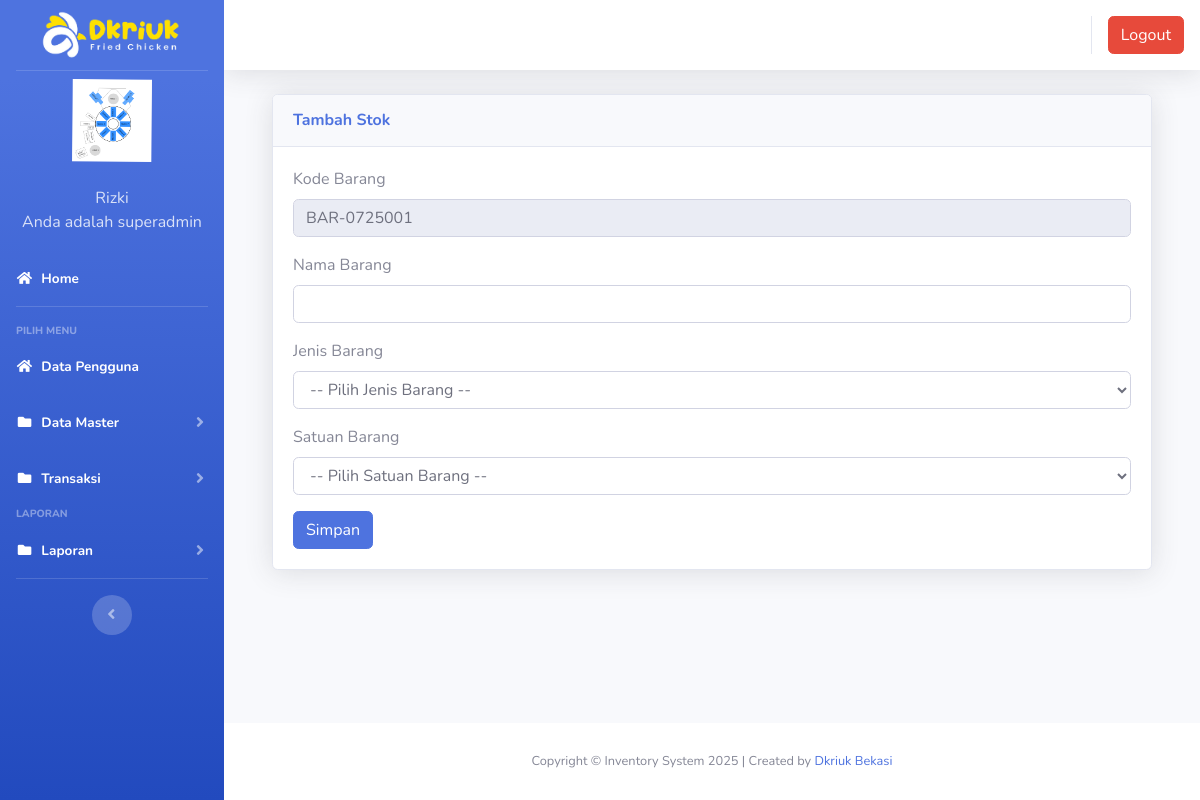
The page /index3.php?page=gudang&aksi=tambahgudang (signed in) on the database its author committed.
### tables this page shows
CREATE TABLE IF NOT EXISTS `users` (
  `id` int(11) NOT NULL AUTO_INCREMENT,
  `nik` varchar(10) NOT NULL,
  `nama` varchar(100) NOT NULL,
  `alamat` varchar(200) NOT NULL,
  `telepon` varchar(100) NOT NULL,
  `username` varchar(100) NOT NULL,
  `password` varchar(100) NOT NULL,
  `level` varchar(25) NOT NULL DEFAULT 'member',
  `foto` varchar(255) NOT NULL,
  PRIMARY KEY (`id`)
);

### page/gudang/tambahgudang.php (the view, shortened to what this page needs)
<?php
$koneksi = new mysqli("localhost","pora5278_fahmi","Au1b839@@","pora5278_inventrizki");
$no = mysqli_query($koneksi, "select kode_barang from gudang order by kode_barang desc limit 1");
$kdbarang = mysqli_fetch_array($no);
$bulan = date("m");
$tahun = date("y");
if ($kdbarang && $kdbarang['kode_barang']) {
    $kode = $kdbarang['kode_barang'];
    $urut = (int)substr($kode, 8, 3);
    $tambah = $urut + 1;
} else {
    $tambah = 1;
}
if(strlen($tambah) == 1){
    $format = "BAR-".$bulan.$tahun."00".$tambah;
} else if(strlen($tambah) == 2){
    $format = "BAR-".$bulan.$tahun."0".$tambah;
} else{
    $format = "BAR-".$bulan.$tahun.$tambah;
}
?>
<div class="container-fluid">
  <div class="card shadow mb-4">
    <div class="card-header py-3">
      <h6 class="m-0 font-weight-bold text-primary">Tambah Stok</h6>
    </div>
    <div class="card-body">
      <div class="table-responsive">
        <div class="body">
          <form method="POST" enctype="multipart/form-data">
            <label for="">Kode Barang</label>
            <div class="form-group">
              <div class="form-line">
                <input type="text" name="kode_barang" class="form-control" id="kode_barang" value="<?php echo $format; ?>" readonly />
              </div>
            </div>
            <label for="">Nama Barang</label>
            <div class="form-group">
              <div class="form-line">
                <input type="text" name="nama_barang" class="form-control" required />
              </div>
            </div>
            <label for="">Jenis Barang</label>
            <div class="form-group">
              <div class="form-line">
                <select name="jenis_barang" class="form-control" required>
                  <option value="">-- Pilih Jenis Barang  --</option>
                </select>
              </div>
            </div>
            <label for="">Satuan Barang</label>
            <div class="form-group">
              <div class="form-line">
                <select name="satuan" class="form-control" required>
                  <option value="">-- Pilih Satuan Barang --</option>
                </select>
              </div>
            </div>
            <input type="submit" name="simpan" value="Simpan" class="btn btn-primary">
          </form>
        </div>
      </div>
    </div>
  </div>
</div>

### index3.php (shortened to what this page needs)
<?php
	$koneksi = new mysqli("localhost","pora5278_fahmi","Au1b839@@","pora5278_inventrizki");
	?>
<!DOCTYPE html>
<html lang="en">
<head>
  <link href="vendor/fontawesome-free/css/all.min.css" rel="stylesheet" type="text/css">
  <link href="css/sb-admin-2.min.css" rel="stylesheet">
  <link href="vendor/datatables/dataTables.bootstrap4.min.css" rel="stylesheet">
</head>
<body id="page-top">
  <div id="wrapper">
    <ul class="navbar-nav bg-gradient-primary sidebar sidebar-dark accordion" id="accordionSidebar">
      <a class="sidebar-brand d-flex align-items-center justify-content-center" href="index3.php">
        <div class="sidebar-brand-text mx-2">
          <img src="img/logodkriuk.png" alt="Logo Image" width="150px"/>
        </div>
      </a>
 <?php
   if ($_SESSION['superadmin']) {
	   $user = $_SESSION['superadmin'];
   }
   $sql =$koneksi->query("select * from users where id='$user'");
   $data = $sql->fetch_assoc();
   ?>
    <li class="d-flex align-items-center justify-content-center">
        <a class="nav-link">
		 <img src="img/<?php echo $data['foto']?>" class="img-circle" width="80" alt="User"/></a>
	  </li>
		 <li class="nav-item ">
        <a class="nav-link">
         	<div class="d-flex align-items-center justify-content-center" class="name">  <?php echo  $data['nama'];?></div></font>
			<div class="d-flex align-items-center justify-content-center" class="email">Anda adalah <?php echo $data['level'];?></div>
		 </a>
      </li>
      <li class="nav-item active">
        <a class="nav-link" href="?page=home3">
          <i class="fas fa-fw fa-home"></i>
          <span>Home</span></a>
      </li>
      <hr class="sidebar-divider">
      <div class="sidebar-heading">
        Pilih Menu
      </div>
	    <li class="nav-item active">
        <a class="nav-link" href="?page=pengguna">
          <i class="fas fa-fw fa-home"></i>
          <span>Data Pengguna</span></a>
      </li>
	   <li class="nav-item active">
        <a class="nav-link collapsed" href="#" data-toggle="collapse" data-target="#collapseData" aria-expanded="true" aria-controls="collapseData">
          <i class="fas fa-fw fa-folder"></i>
          <span>Data Master</span>
        </a>
      </li>
	    <li class="nav-item active">
        <a class="nav-link collapsed" href="#" data-toggle="collapse" data-target="#collapsePages" aria-expanded="true" aria-controls="collapsePages">
          <i class="fas fa-fw fa-folder"></i>
          <span>Transaksi</span>
        </a>
      </li>
      <div class="sidebar-heading">
        Laporan
      </div>
	     <li class="nav-item active">
        <a class="nav-link collapsed" href="#" data-toggle="collapse" data-target="#collapseLaporan" aria-expanded="true" aria-controls="collapseLaporan">
          <i class="fas fa-fw fa-folder"></i>
          <span>Laporan</span>
        </a>
      </li>
      <hr class="sidebar-divider d-none d-md-block">
      <div class="text-center d-none d-md-inline">
        <button class="rounded-circle border-0" id="sidebarToggle"></button>
      </div>
    </ul>
    <div id="content-wrapper" class="d-flex flex-column">
      <div id="content">
        <nav class="navbar navbar-expand navbar-light bg-white topbar mb-4 static-top shadow">
          <ul class="navbar-nav ml-auto">
            <li class="nav-item dropdown no-arrow">
			 <div class="top-menu">
        <ul class="nav pull-right top-menu">
           <li><a onclick="return confirm('Apakah anda yakin akan logout?')" class="btn btn-danger" class="logout" href="logout.php">Logout</a></li>
        </ul>
      </div>
            </li>
          </ul>
        </nav>
        <div class="container-fluid">
		 <section class="content">
		      <?php
			   $page = $_GET['page'];
			   $aksi = $_GET['aksi'];
				if ($page == "gudang") {
				    if ($aksi == "tambahgudang") {
					   include "page/gudang/tambahgudang.php";
				   }
				}
			   ?>
    </section>
</div>
    </div>
      <footer class="sticky-footer bg-white" style="">
        <div class="container my-auto">
          <div class="copyright text-center my-auto">
            <span>Copyright  &copy; Inventory System 2025 | Created by <a href='https://dkriuk.com/' title='Drkiuk' target='_blank'>Dkriuk Bekasi</a>
            </span>
          </div>
        </div>
      </footer>
  </div>
  </div>
</body>
</html>

### rows shown on the page
users: foto (picture), nama "Rizki", level "superadmin"
